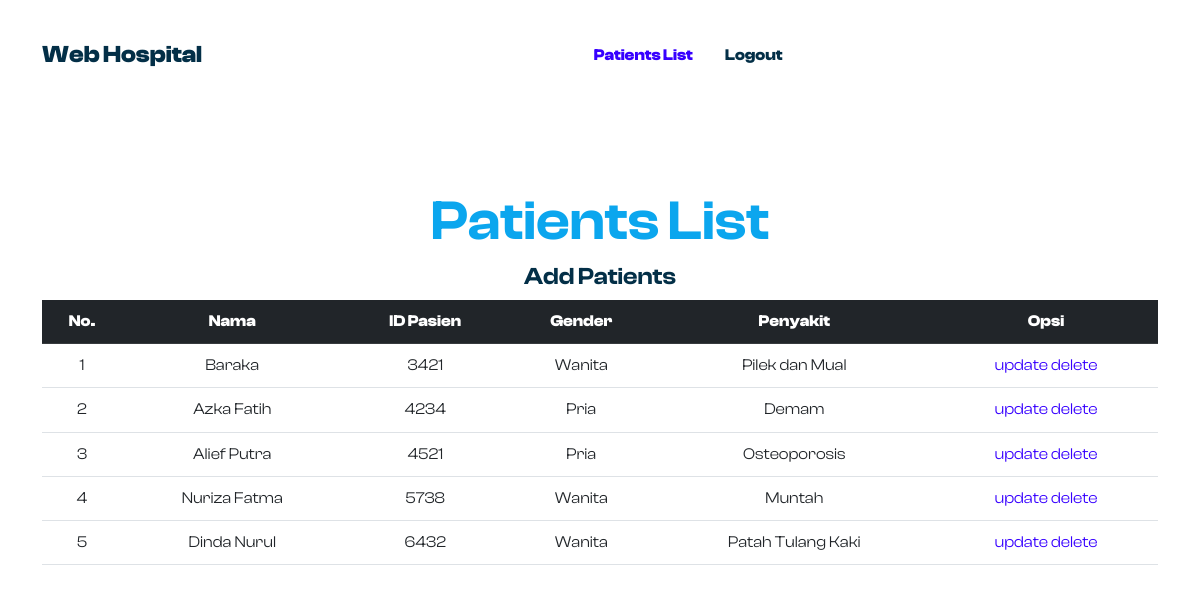
Screenshot of /HospitalWeb/list.php with the database file from the repository.
### tables this page shows
CREATE TABLE `pasien` (
  `nama` varchar(50) NOT NULL,
  `id` int(12) NOT NULL,
  `gender` varchar(12) NOT NULL,
  `penyakit` varchar(50) NOT NULL
);

### HospitalWeb/list.php (the view, shortened to what this page needs)
<!DOCTYPE html>
<html lang="en">
<head>
    <link rel="stylesheet" href="https://cdn.jsdelivr.net/npm/bootstrap@5.2.0/dist/css/bootstrap.min.css">
    <link rel="stylesheet" href="https://unpkg.com/aos@next/dist/aos.css" />
    <link rel="stylesheet" href="./assets/css/style1.css">
</head>
<body data-bs-spy="scroll" data-bs-target=".navbar">
    <nav id="navbar" class="navbar navbar-expand-lg fixed-top">
        <div class="container">
            <a class="navbar-brand" href="list.php">Web Hospital</a>
            <div class="collapse navbar-collapse" id="navbarNav">
                <ul class="navbar-nav mx-auto">
                    <li class="nav-item">
                        <a class="nav-link" href="#pasien">Patients List</a>
                    </li>
                    <li class="nav-item">
                        <a class="nav-link" href="logout.php">Logout</a>
                    </li>
            </div>
        </div>
    </nav>
    <section id="pasien" class="section-padding">
        <div class="container">
            <div class="col-lg-12 text-center mt-5 mb-5" data-aos="fade-down" data-aos-delay="150">
                <h3 class="display-4 fw-semibold">Patients List</h3>
                <a href="add.php"><h4>Add Patients</h4></a>
                <table class="table table-hover" style="text-align: center">
                    <thead class="table-dark">
                        <th>No.</th>
                        <th>Nama</th>
                        <th>ID Pasien</th>
                        <th>Gender</th>
                        <th>Penyakit</th>
                        <th>Opsi</th>
                    </thead>
            </div>
                <?php
                  include_once 'connect.php';
                    $no=1;
                    $data=mysqli_query($connect, "select * from pasien");
                    while ($d=mysqli_fetch_array($data)){
                    ?>
                    <tr>
                        <td><?php echo $no++; ?></td>
                        <td><?php echo $d['nama']; ?></td>
                        <td><?php echo $d['id']; ?></td>
                        <td><?php echo $d['gender']; ?></td>
                        <td><?php echo $d['penyakit']; ?></td>
                        <td>
                            <a href="<?php echo 'update.php?id='. $d['id']; ?>">update</a>
                            <a href="<?php echo 'delete.php?id='. $d['id']; ?>" >delete</a>
                        </td>
                    </tr>
                    <?php
                }
                ?>
    </section>
</body>
</html>

### HospitalWeb/assets/css/style1.css (style rules this page uses)
:root { --c-dark: #032f47; --c-brand: #3700ff; --c-brand-light: #424578; --c-brand-rgb: 78, 87, 212; --c-body: #0ba6ee; --font-base: "ClashDisplay", sans-serif; --box-shadow: 0px 15px 25px rgba(0,0,0,0.08); --transition: all 0.5s ease; }
body { font-family: var(--font-base); line-height: 1.7; color: var(--c-body); }
h1, h4, h5, .h1, .h4, .h5 { font-weight: 600; color: var(--c-dark); }
a { text-decoration: none; color: var(--c-brand); transition: var(--transition); }
.section-padding { padding-top: 140px; padding-bottom: 140px; }
.navbar { padding-top: 30px; padding-bottom: 30px; transition: var(--transition); }
@media (min-width: 992px) { .navbar-expand-lg .navbar-nav .nav-link { padding-right: 16px; padding-left: 16px; } }
.navbar .navbar-nav .nav-link { font-weight: 700; color: var(--c-dark); }
.navbar .navbar-nav .nav-link.active { color: var(--c-brand); }
.navbar-brand { font-size: 24px; font-weight: 700; color: var(--c-dark); }

### rows the page displays
pasien: nama "Baraka", id "3421", gender "Wanita", penyakit "Pilek dan Mual"
pasien: nama "Azka Fatih", id "4234", gender "Pria", penyakit "Demam"
pasien: nama "Alief Putra", id "4521", gender "Pria", penyakit "Osteoporosis"
pasien: nama "Nuriza Fatma", id "5738", gender "Wanita", penyakit "Muntah"
pasien: nama "Dinda Nurul", id "6432", gender "Wanita", penyakit "Patah Tulang Kaki"
